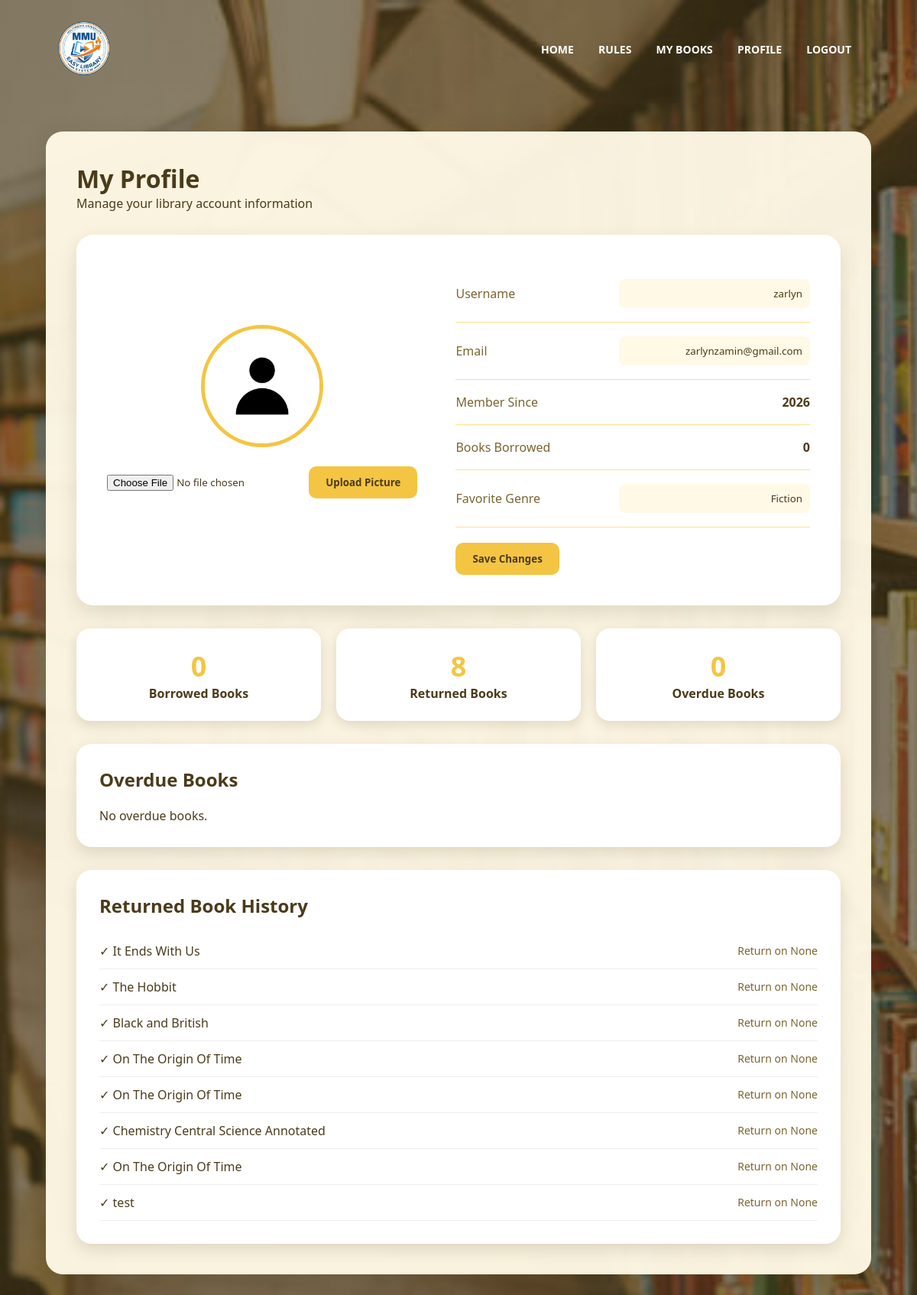
The app's page /profile (signed in), older data.
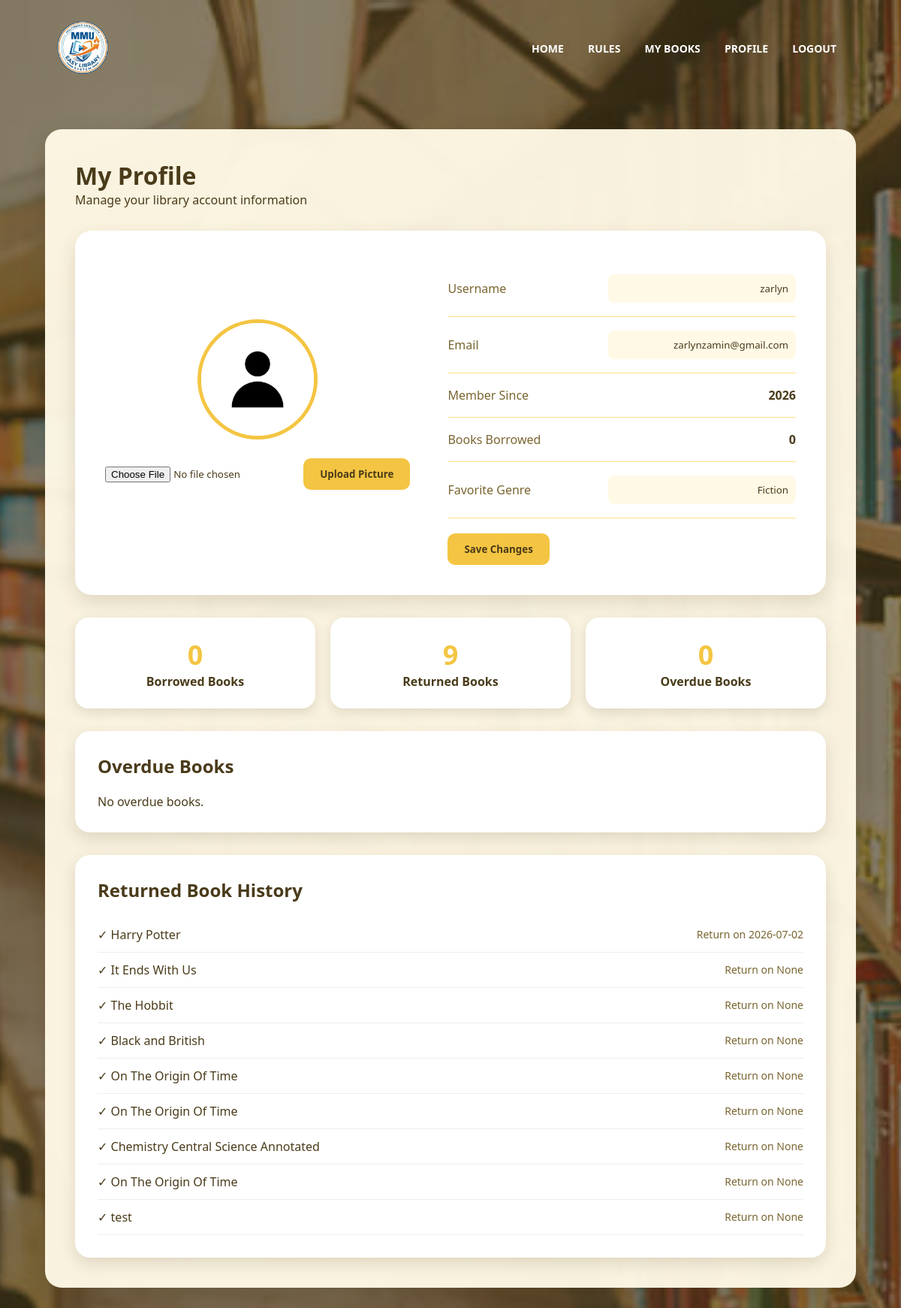
The same page, newer data.
### tables this page shows
CREATE TABLE users(
        id INTEGER PRIMARY KEY AUTOINCREMENT,
        username TEXT,
        email TEXT,
        password TEXT,
        favorite_genre TEXT,
        member_since TEXT
    , profile_picture TEXT, is_blocked INTEGER DEFAULT 0);

CREATE TABLE borrowed_books(
        id INTEGER PRIMARY KEY AUTOINCREMENT,
        user_id INTEGER,
        book_title TEXT,
        borrow_date TEXT,
        due_date TEXT,
        status TEXT, is_blocked INTEGER DEFAULT 0, return_date TEXT,
        FOREIGN KEY(user_id) REFERENCES users(id)
    );

### app.py (the view)
@app.route("/profile")
def profile():
    if "user_id" not in session:
        return redirect(url_for("sign_in"))
    conn = sqlite3.connect("library.db")
    cursor = conn.cursor()
    cursor.execute("SELECT * FROM users WHERE id=?", (session["user_id"],))
    user = cursor.fetchone()
    picture = user[6]
    if picture:
        profile_picture = url_for("static", filename=f"profile_pictures/{picture}")
    else:
        profile_picture = url_for("static", filename="default_profile.png")
    cursor.execute("""
    SELECT COUNT(*) FROM borrowed_books
    WHERE user_id=? AND status='Borrowed'
    """, (session["user_id"],))
    borrowed_count = cursor.fetchone()[0]
    cursor.execute("""
    SELECT COUNT(*) FROM borrowed_books
    WHERE user_id=? AND status='Returned'
    """, (session["user_id"],))
    returned_count = cursor.fetchone()[0]
    today = datetime.now().strftime("%Y-%m-%d")
    cursor.execute("""
    SELECT COUNT(*) FROM borrowed_books
    WHERE user_id=? AND due_date < ? AND status='Borrowed'
    """, (session["user_id"], today))
    overdue_count = cursor.fetchone()[0]
    cursor.execute("""
    SELECT book_title, due_date
    FROM borrowed_books
    WHERE user_id=? AND due_date < ? AND status='Borrowed'
    ORDER BY due_date ASC
    """, (session["user_id"], today))
    overdue_book_history = cursor.fetchall()
    cursor.execute("""
    SELECT book_title, return_date
    FROM borrowed_books
    WHERE user_id=? AND status='Returned'
    ORDER BY id DESC
    """, (session["user_id"], ))
    returned_book_history = cursor.fetchall()
    conn.close()
    return render_template(
        "profile.html",
        username=user[1],
        email=user[2],
        favorite_genre=user[4],
        member_since=user[5],
        profile_picture=profile_picture,
        borrowed_count=borrowed_count,
        returned_count=returned_count,
        overdue_count=overdue_count,
        overdue_book_history=overdue_book_history,
        returned_book_history=returned_book_history,
        error=request.args.get("error")
    )

### templates/profile.html (shortened to what this page needs)
<!DOCTYPE html>
<html lang="en">
<head>
    <link rel="stylesheet" href="{{ url_for('static', filename='style.css') }}">
    <link href="https://unpkg.com/boxicons@2.1.4/css/boxicons.min.css" rel="stylesheet">
</head>
<body class="profile-body">
    <section class="profile-navbar">
        <nav>
            <a href="/">
                <img src="/static/images/logo3.png " style="width:75px; height:auto;"></a>
            <div class="nav-links">
                <ul>
                    <li><a href="/">HOME</a></li>
                    <li><a href="/rules">RULES</a></li>
                    <li><a href="/mybooks">MY BOOKS</a></li>
                    <li><a href="/profile">PROFILE</a></li>
                    <li><a href="/logout">LOGOUT</a></li>
                </ul>
            </div>
        </nav>
    </section>
    <div class="main-content">
        <div class="top-section">
            <div>
                <h1>My Profile</h1>
                <p>Manage your library account information</p>
            </div>
        </div>
        <div class="profile-card">
            <div class="profile-left">
                <img src="{{ profile_picture }}"
                     class="profile-image">
                <form action="/upload-picture"
                      method="post"
                      enctype="multipart/form-data">
                    <input type="file"
                           name="picture"
                           accept="image/*">
                    <button type="submit"
                            class="edit-btn">
                            Upload Picture
                        </button>
                </form>
                <br>
            </div>
            <div class="profile-right">
                <form action="/update-profile" method="post">
                <div class="info-row">
                    <span>Username</span>
                    <input type="text"
                           name="username"
                           value="{{ username }}">
                </div>
                <div class="info-row">
                    <span>Email</span>
                    <input type="email"
                           name="email"
                           value="{{ email }}">
                </div>
                <div class="info-row">
                    <span>Member Since</span>
                    <strong>{{ member_since }}</strong>
                </div>
                <div class="info-row">
                    <span>Books Borrowed</span>
                    <strong>{{ borrowed_count }}</strong>
                </div>
                <div class="info-row">
                    <span>Favorite Genre</span>
                    <input
                       type="text"
                       name="favorite_genre"
                       value="{{ favorite_genre }}"
                       placeholder="Enter favorite genre">
                </div>
                <button type="submit"
                        class="edit-btn">
                    Save Changes
                </button>
                </form>
            </div>
        </div>
        <div class="stats">
            <div class="stat-box">
                <h2>{{ borrowed_count }}</h2>
                <p>Borrowed Books</p>
            </div>
            <div class="stat-box">
                <h2>{{ returned_count }}</h2>
                <p>Returned Books</p>
            </div>
            <div class="stat-box">
                <h2>{{ overdue_count }}</h2>
                <p>Overdue Books</p>
            </div>
        </div>
        <div class="history-section">
            <h2>Overdue Books</h2>
            {% if overdue_book_history %}
               <ul class="history-list">
                   {% for book in overdue_book_history %}
                   <li class="history-item overdue-item">
                       <span>⚠ {{ book[0] }}</span>
                       <span class="history-date">
                            Due on {{ book[1] }}
                       </span>
                    </li>
                   {% endfor %}
                </ul>
            {% else %}
               <p>No overdue books.</p>
            {% endif %}
        </div>
        <div class="history-section">
            <h2>Returned Book History</h2>
            {% if returned_book_history %}
               <ul class="history-list">
                   {% for book in returned_book_history %}
                   <li class="history-item">
                    <span>✓ {{ book[0] }}</span>
                    <span class="history-date">Return on {{ book[1] }}</span>
                   </li>
                   {% endfor %}
                </ul>
            {% else %}
               <p>No returned books yet.</p>
            {% endif %}
        </div>
    </div>
</body>
</html>

### static/style.css (style rules this page uses)
:root { --primary: #F4C542; --secondary: #FFE08A; --background: #FFF9E6; --text: #4A3B1A; --white: #FFFFFF; --shadow: rgba(74, 59, 26, 0.15); }
* { margin: 0; padding: 0; box-sizing: border-box; font-family: "Segoe UI", sans-serif; }
body { background: var(--background); color: var(--text); }
nav { display: flex; padding: 25px 6%; justify-content: space-between; align-items: center; }
nav img { width: 140px; }
.nav-links { flex: 1; text-align: right; }
.nav-links ul li { list-style: none; display: inline-block; padding: 8px 14px; }
.nav-links ul li a { color: var(--white); text-decoration: none; font-size: 14px; font-weight: 600; }
.nav-links ul li::after { content: ""; width: 0; height: 3px; background: var(--primary); display: block; margin: auto; transition: 0.4s; border-radius: 10px; }
.profile-body { margin: 0; min-height: 100vh; background-image: linear-gradient( rgba(74, 59, 26, 0.65), rgba(74, 59, 26, 0.65) ), url(/static/images/books.jpg); background-size: cover; background-position: center; background-attachment: fixed; }
.profile-navbar { background: transparent; }
.main-content { width: 90%; margin: 40px auto; padding: 40px; background: rgba(255, 249, 230, 0.96); border-radius: 22px; box-shadow: 0 10px 30px rgba(74, 59, 26, 0.25); }
.top-section { display: flex; justify-content: space-between; align-items: center; }
.top-section h1 { color: var(--text); }
.profile-card { background: var(--white); margin-top: 30px; border-radius: 22px; padding: 40px; display: flex; gap: 50px; align-items: center; box-shadow: 0 10px 25px var(--shadow); }
.profile-left { text-align: center; }
.profile-image { width: 160px; height: 160px; border-radius: 50%; object-fit: cover; border: 5px solid var(--primary); }
.edit-btn { margin-top: 20px; background: var(--primary); color: var(--text); border: none; padding: 12px 22px; border-radius: 10px; cursor: pointer; font-weight: bold; transition: 0.3s; }
.profile-right { flex: 1; }
.info-row { display: flex; justify-content: space-between; align-items: center; padding: 18px 0; border-bottom: 1px solid var(--secondary); color: var(--text); }
.info-row span { color: #7a6530; }
.info-row input { border: none; background: var(--background); padding: 10px; border-radius: 8px; width: 250px; text-align: right; color: var(--text); }
.stats { margin-top: 30px; display: flex; gap: 20px; }
.stat-box { flex: 1; background: var(--white); padding: 25px; border-radius: 18px; text-align: center; box-shadow: 0 5px 15px var(--shadow); }
.stat-box h2 { color: var(--primary); font-size: 36px; }
.stat-box p { color: var(--text); font-weight: 600; }
.history-section { margin-top: 30px; background: var(--white); padding: 30px; border-radius: 20px; box-shadow: 0 8px 20px var(--shadow); }
.history-section h2 { color: var(--text); margin-bottom: 20px; }
.history-list { list-style: none; padding: 0; margin-top: 15px; }
.history-item { display: flex; justify-content: space-between; align-items: center; padding: 12px 0; border-bottom: 1px solid #eee; }
.history-date { font-weight: 500; color: #7a6530; font-size: 14px; }

Row changes from the older to the newer data that the page shows:
added borrowed_books: book_title "Harry Potter", return_date "2026-07-02"
Text that changed along with them:
{{ returned_count }}: "8" → "9"
